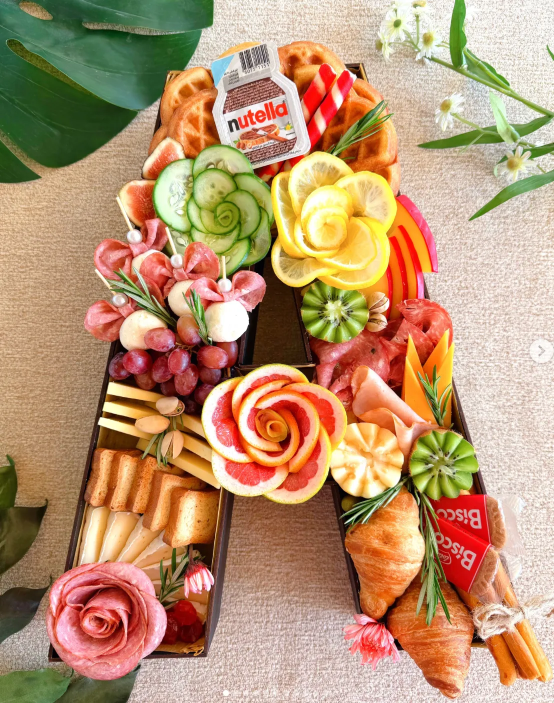
#> input picture source/client_photos/src_5.png, 1108 x 1406 px (shown at 1/2 size); its folder holds 6 pictures in this run; the run also reads 3 pictures not shown here
$ python prep_photos.py
#> lines starting #> are read from the running program, lines starting #| are printed output that depends on the picture
"""Crop + gently grade the client's own Instagram photos for the food posts.
No generative edits: crop, resize (Lanczos), mild warm grade, light sharpening.
Crops deliberately exclude balloons and framed photos of people."""
import os
from PIL import Image, ImageEnhance, ImageFilter, ImageDraw

HERE = os.path.dirname(os.path.abspath(__file__))
SRC = os.path.join(HERE, 'client_photos')
OUT = os.path.join(SRC, 'crops'); os.makedirs(OUT, exist_ok=True)

def grade(im):
    im = ImageEnhance.Color(im).enhance(0.9)
    im = ImageEnhance.Contrast(im).enhance(1.04)
    r, g, b = im.split()
    r = r.point(lambda v: min(255, int(v * 1.03 + 2)))
    b = b.point(lambda v: int(v * 0.95))
    im = Image.merge('RGB', (r, g, b))
    return im.point(lambda v: int(10 + v * 243 / 255))   # lift blacks a touch: printed-paper feel

def crop(src, box, size, name, circle=False):
    im = Image.open(os.path.join(SRC, src)).convert('RGB').crop(box)
    im = im.resize(size, Image.LANCZOS)
    im = im.filter(ImageFilter.UnsharpMask(radius=1.2, percent=60, threshold=2))
    im = grade(im)
    im.save(os.path.join(OUT, name + '.jpg'), quality=93)

# 1 — the letter-A box (carousel arrow on the right edge is cropped out)
crop('src_5.png', (12, 0, 1048, 1316), (1036, 1316), 'a_box')
# 2 — the roses (square crops, shown as circles)
crop('src_5.png', (398, 720, 698, 1020), (560, 560), 'rose_grapefruit')
crop('src_5.png', (85, 1112, 340, 1367), (560, 560), 'rose_salami')
#> in grade (call 3), `im = ImageEnhance.Color(im).enhance(0.9)`:
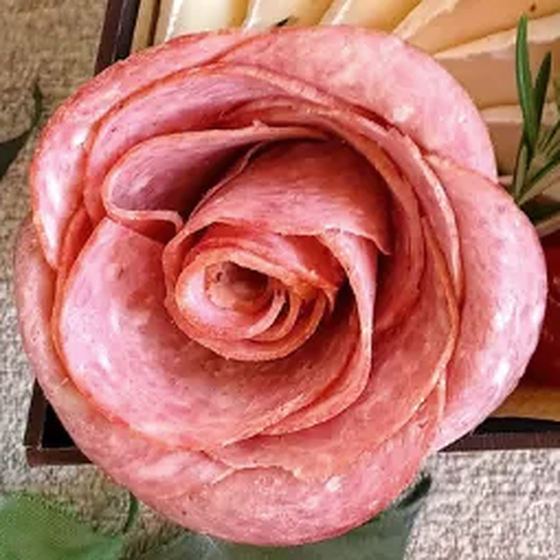
#> im: PIL image 560x560 RGB; mean R, G, B 188.3, 119, 111.1
#> in grade (call 3), `r, g, b = im.split()`:
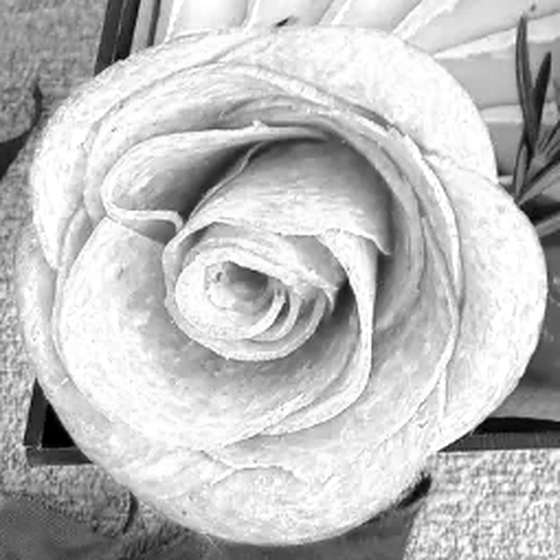
#> r: PIL image 560x560 L; min 0, max 255, mean 189.8
#> in grade (call 3), `r, g, b = im.split()`:
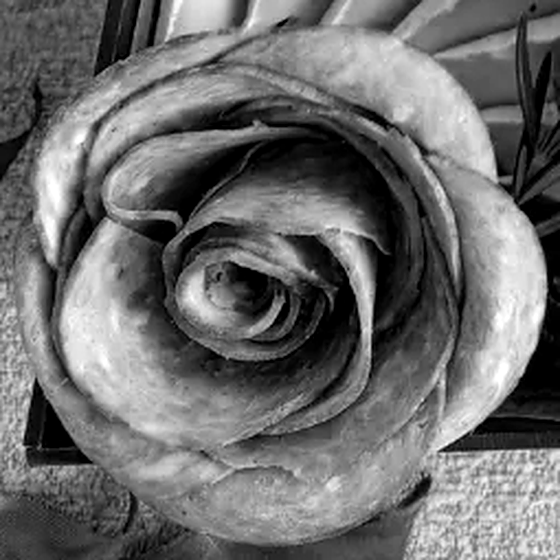
#> b: PIL image 560x560 L; min 0, max 255, mean 109.6
crop('src_5.png', (528, 305, 806, 583), (560, 560), 'rose_lemon')
#> in grade (call 4), `im = ImageEnhance.Color(im).enhance(0.9)`:
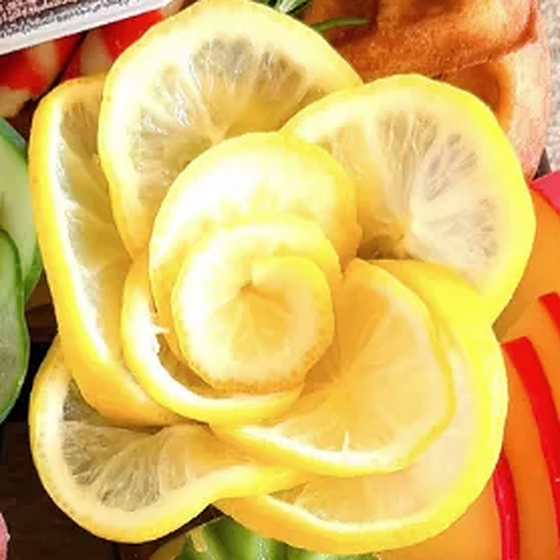
#> im: PIL image 560x560 RGB; mean R, G, B 221.9, 185.3, 102.4
#> in grade (call 4), `r, g, b = im.split()`:
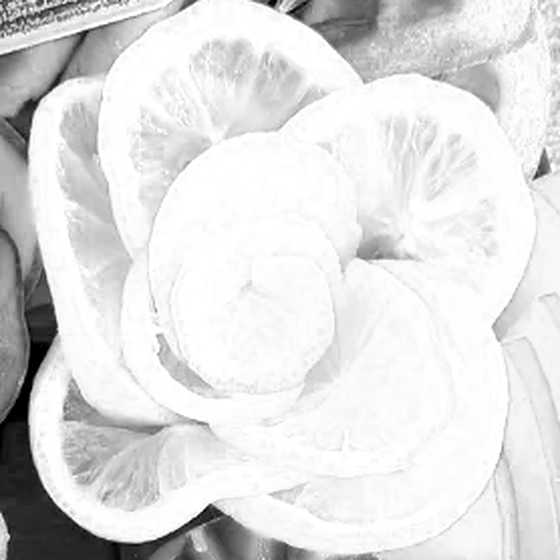
#> r: PIL image 560x560 L; min 0, max 255, mean 222.7
#> in grade (call 4), `r, g, b = im.split()`:
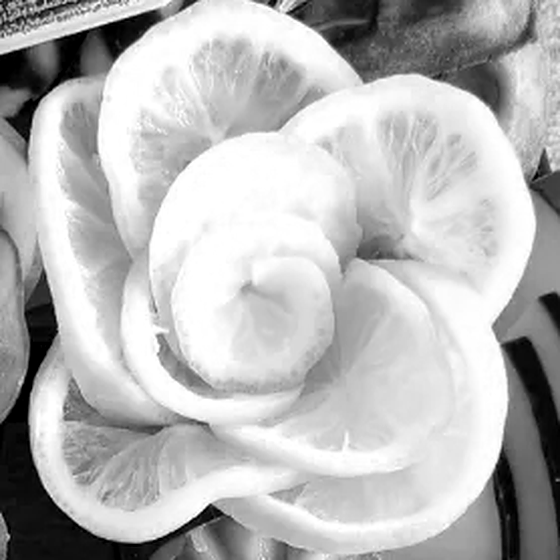
#> g: PIL image 560x560 L; min 0, max 255, mean 184.7
#> in grade (call 4), `r, g, b = im.split()`:
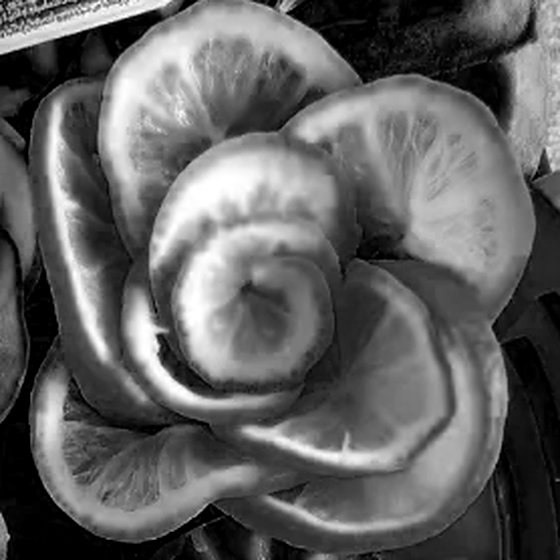
#> b: PIL image 560x560 L; min 0, max 255, mean 98.7
crop('src_5.png', (300, 282, 552, 534), (560, 560), 'rose_cucumber')
# 3 — the get-well tray, below the framed photo
crop('src_4.png', (125, 1032, 845, 1392), (1440, 720), 'tray_anatomy')
# 4 — occasions (portrait crops for arches)
crop('src_4.png', (560, 885, 850, 1305), (580, 840), 'occ_getwell')
crop('src_2.png', (858, 1118, 1036, 1376), (580, 840), 'occ_babygirl')
crop('src_2.png', (112, 76, 540, 696), (580, 840), 'brunch')
# 5 — details (well below the framed photo of people)
crop('src_3.png', (0, 700, 808, 1334), (1080, 848), 'details')
# 6 — croissants, kiwi flowers & grapefruit rose (play icon cropped out)
crop('src_2.png', (1095, 72, 1560, 722), (930, 1300), 'order')
print('ok', sorted(os.listdir(OUT)))
